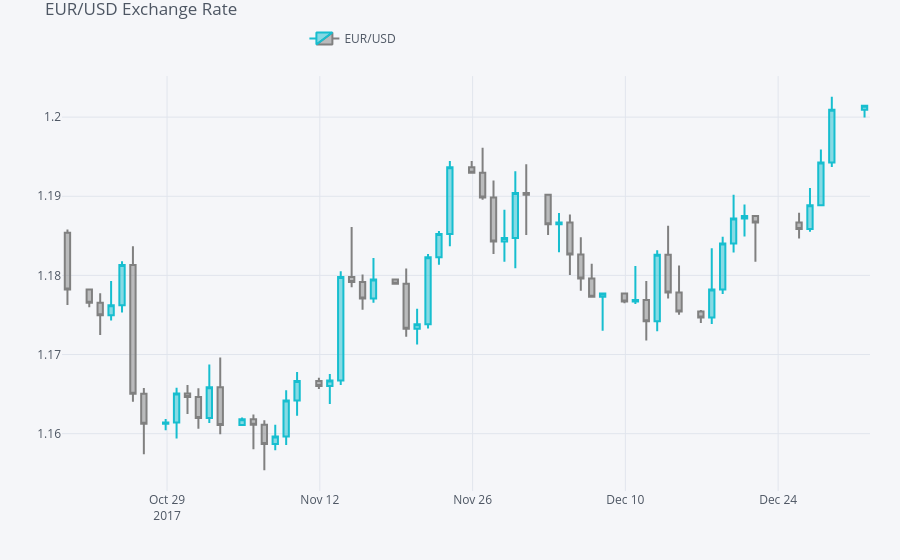

This figure's notebook cell:
### Code cell
plyo.iplot(qf.iplot(asFigure=True),image='png', filename='qf_01')
plt.show()
